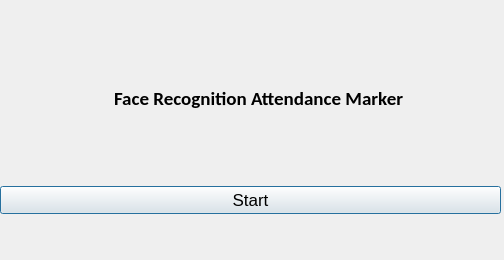
<?xml version="1.0" encoding="UTF-8"?>
<ui version="4.0">
 <class>Dialog</class>
 <widget class="QDialog" name="Dialog">
  <property name="geometry">
   <rect>
    <x>0</x>
    <y>0</y>
    <width>504</width>
    <height>260</height>
   </rect>
  </property>
  <property name="maximumSize">
   <size>
    <width>800</width>
    <height>680</height>
   </size>
  </property>
  <property name="windowTitle">
   <string>Face Recognition Time Attendance App</string>
  </property>
  <property name="windowIcon">
   <iconset resource="resource.qrc">
    <normaloff>:/icon/icon.png</normaloff>:/icon/icon.png</iconset>
  </property>
  <widget class="QWidget" name="verticalLayoutWidget">
   <property name="geometry">
    <rect>
     <x>0</x>
     <y>160</y>
     <width>501</width>
     <height>80</height>
    </rect>
   </property>
   <layout class="QVBoxLayout" name="verticalLayout">
    <item>
     <widget class="QPushButton" name="runButton">
      <property name="font">
       <font>
        <family>Arial</family>
        <pointsize>13</pointsize>
       </font>
      </property>
      <property name="text">
       <string>Start</string>
      </property>
     </widget>
    </item>
   </layout>
  </widget>
  <widget class="QWidget" name="">
   <property name="geometry">
    <rect>
     <x>10</x>
     <y>80</y>
     <width>499</width>
     <height>37</height>
    </rect>
   </property>
   <layout class="QHBoxLayout" name="horizontalLayout">
    <item alignment="Qt::AlignHCenter">
     <widget class="QLabel" name="filelabel">
      <property name="font">
       <font>
        <family>Calibri</family>
        <pointsize>14</pointsize>
        <weight>75</weight>
        <bold>true</bold>
       </font>
      </property>
      <property name="text">
       <string>Face Recognition Attendance Marker</string>
      </property>
     </widget>
    </item>
   </layout>
  </widget>
 </widget>
 <resources>
  <include location="resource.qrc"/>
 </resources>
 <connections/>
</ui>
